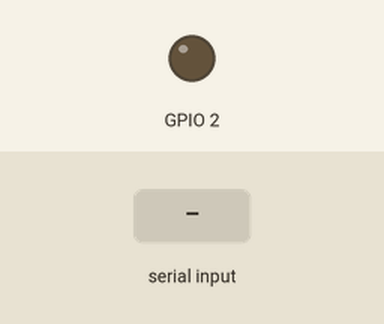
Recording of a sketch running on a simulated ESP32. Parts: output pins drawn as LEDs (lit = HIGH). Dashed ring = blinking. The test bench sets the inputs (shaded band). What the sketch prints to the serial monitor is not drawn.

Above: at 0.0 s.
At 3.2 s:
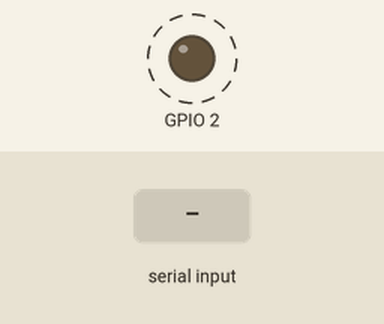
3.3 s: "test\n" received over Serial
5.5 s: "ping\n" received over Serial
7.5 s: "status\n" received over Serial
Timing chart, 0 to 15.5 s (numbered marks = the images above; inputs shaded):
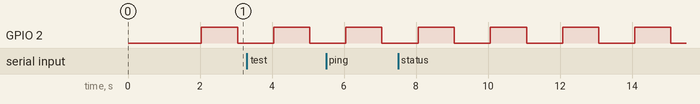

Measured:
- by itself, GPIO 2: alternates HIGH for 1.0 s and LOW for 1.0 s

The sketch:

ESP32______.ino
```cpp
/*
 * ESP32串口通信版
 * 功能：使用串口进行ESP32间通信
 * 特点：最简单可靠，不需要WiFi或蓝牙
 */

// 串口配置
#define SERIAL_BAUD 115200
#define SERIAL_TIMEOUT 1000

// 全局变量
unsigned long lastHeartbeat = 0;
int messageCount = 0;
String inputBuffer = "";

void setup() {
  // 初始化串口
  Serial.begin(SERIAL_BAUD);
  Serial.setTimeout(SERIAL_TIMEOUT);
  delay(2000);

  Serial.println();
  Serial.println("==========================================");
  Serial.println("ESP32串口通信版");
  Serial.println("==========================================");

  // 显示系统信息
  displaySystemInfo();

  // 初始化GPIO
  pinMode(2, OUTPUT); // 内置LED

  Serial.println("==========================================");
  Serial.println("串口通信系统初始化完成！");
  Serial.println("波特率: " + String(SERIAL_BAUD));
  Serial.println("==========================================");
  Serial.println();
  Serial.println("可用命令:");
  Serial.println("  test - 发送测试消息");
  Serial.println("  ping - 发送Ping");
  Serial.println("  status - 获取状态信息");
  Serial.println("  heartbeat - 发送心跳");
  Serial.println("==========================================");
}

void loop() {
  // 处理串口输入
  handleSerialInput();

  // 发送心跳
  sendHeartbeat();

  // 发送测试消息
  sendTestMessages();

  // 闪烁LED
  static unsigned long lastBlink = 0;
  if (millis() - lastBlink > 1000) {
    lastBlink = millis();
    digitalWrite(2, !digitalRead(2));
  }

  // 显示状态信息
  showStatus();

  delay(100);
}

// 显示系统信息
void displaySystemInfo() {
  Serial.println("系统信息:");
  Serial.print("  芯片型号: ");
  Serial.println(ESP.getChipModel());
  Serial.print("  可用内存: ");
  Serial.print(ESP.getFreeHeap());
  Serial.println(" bytes");
  Serial.print("  CPU温度: ");
  Serial.print(temperatureRead());
  Serial.println("°C");
  Serial.println();
}

// 处理串口输入
void handleSerialInput() {
  while (Serial.available()) {
    char c = Serial.read();

    if (c == '\n' || c == '\r') {
      if (inputBuffer.length() > 0) {
        processCommand(inputBuffer);
        inputBuffer = "";
      }
    } else {
      inputBuffer += c;
    }
  }
}

// 处理命令
void processCommand(String command) {
  command.trim();
  Serial.println("收到命令: " + command);
  messageCount++;

  if (command == "test") {
    Serial.println("test_response: 测试成功 from ESP32");
  } else if (command == "ping") {
    Serial.println("pong: " + String(millis()) + " from ESP32");
  } else if (command == "status") {
    String status = "status_response: memory=" + String(ESP.getFreeHeap()) +
                   ", temp=" + String(temperatureRead()) +
                   ", uptime=" + String(millis() / 1000) +
                   ", messages=" + String(messageCount);
    Serial.println(status);
  } else if (command == "heartbeat") {
    Serial.println("heartbeat_response: " + String(millis()) + " from ESP32");
  } else if (command == "help") {
    Serial.println("可用命令: test, ping, status, heartbeat, help");
  } else {
    Serial.println("echo: " + command);
  }
}

// 发送心跳
void sendHeartbeat() {
  if (millis() - lastHeartbeat > 10000) { // 每10秒发送一次
    lastHeartbeat = millis();

    String heartbeat = "heartbeat: " + String(millis()) + " from ESP32";
    Serial.println(heartbeat);
  }
}

// 发送测试消息
void sendTestMessages() {
  static unsigned long lastTest = 0;
  if (millis() - lastTest > 30000) { // 每30秒发送一次
    lastTest = millis();

    static int testIndex = 0;
    String testMessages[] = {"test: message " + String(testIndex),
                            "ping: " + String(millis()),
                            "status: request"};

    String testMessage = testMessages[testIndex % 3];
    Serial.println(testMessage);
    testIndex++;
  }
}

// 显示状态信息
void showStatus() {
  static unsigned long lastStatusDisplay = 0;

  if (millis() - lastStatusDisplay > 30000) { // 每30秒显示一次
    lastStatusDisplay = millis();

    Serial.println();
    Serial.println("==========================================");
    Serial.println("串口通信状态");
    Serial.println("==========================================");

    Serial.println("通信状态:");
    Serial.println("  消息计数: " + String(messageCount));
    Serial.println("  波特率: " + String(SERIAL_BAUD));

    Serial.println("系统状态:");
    Serial.println("  可用内存: " + String(ESP.getFreeHeap()) + " bytes");
    Serial.println("  CPU温度: " + String(temperatureRead()) + "°C");
    Serial.println("  运行时间: " + String(millis() / 1000) + " 秒");

    Serial.println("==========================================");
    Serial.println();
  }
}
```
